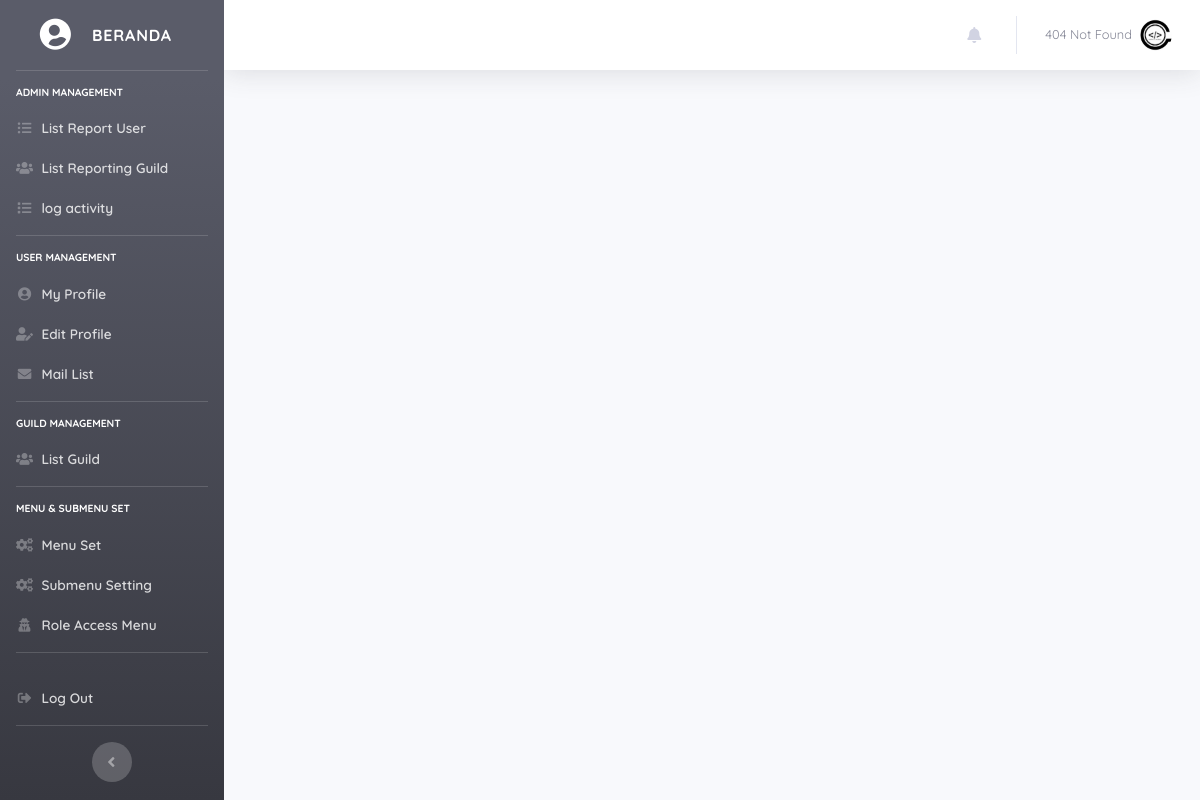
Page /attr/temp/auth_header.php (signed in) on the committed database.
### tables this page shows
CREATE TABLE `guild_info_member` (
  `id_user` int(11) NOT NULL,
  `full_name` varchar(250) NOT NULL,
  `username` varchar(200) NOT NULL,
  `password` varchar(250) NOT NULL,
  `role` int(1) NOT NULL,
  `email` varchar(155) NOT NULL,
  `biografi` text NOT NULL,
  `foto_profil` varchar(250) NOT NULL,
  `tgl_join` date NOT NULL,
  `is_aktif` int(1) NOT NULL,
  `guild_id` int(11) NOT NULL,
  `gender` int(1) NOT NULL,
  `tgl_lahir` date NOT NULL
);

CREATE TABLE `menu` (
  `id_menu` int(11) NOT NULL,
  `menu` varchar(250) NOT NULL
);

CREATE TABLE `sub_menu` (
  `id` int(11) NOT NULL,
  `menu_id` int(11) NOT NULL,
  `title` varchar(250) NOT NULL,
  `url` varchar(250) NOT NULL,
  `is_aktif` int(1) NOT NULL,
  `icon` varchar(250) NOT NULL
);

### config/config.php (called while the page is built, shortened)
<?php
$hostname = 'localhost';
$username = 'root';
$pass = '';
$dbname = 'guild';
$conn = mysqli_connect($hostname,$username,$pass,$dbname);
function query($query) {
    global $conn;
    $result = mysqli_query($conn, $query);
    $rows   = [];
    while ($row = mysqli_fetch_assoc($result)) {
        $rows[] = $row;
    }
    return $rows;
}
?>

### attr/temp/auth_header.php (the view, shortened to what this page needs)
<?php
require_once '../../config/config.php';
$guild_session = $_SESSION['log_'];
$data_query = "SELECT * FROM guild_info_member INNER JOIN guild_role ON guild_role.id_role = guild_info_member.role WHERE username = '$guild_session' or email = '$guild_session'";
$query    = mysqli_query($conn,$data_query);
$detail = mysqli_fetch_assoc($query);
?>
<!DOCTYPE html>
<html lang="id">
<head>
  <link
    href="<?= base_url;?>/assets/vendor/fontawesome-free/css/all.min.css"
    rel="stylesheet" type="text/css">
  <link href="<?= base_url;?>/assets/css/sb-admin-2.css"
    rel="stylesheet">
  <link href="<?= base_url;?>/assets/css/style.css" rel="stylesheet">
  <link
    href="<?= base_url;?>/assets/vendor/lightbox/css/lightbox.min.css"
    rel="stylesheet">
</head>
<body id="page-top">
  <?php foreach($query as $row): ?>
  <div id="wrapper">
    <ul class="navbar-main navbar-nav bg-gradient-dark sidebar sidebar-dark accordion navbar-dark"
      id="accordionSidebar">
      <a class="sidebar-brand d-flex align-items-center justify-content-center" href="?mod=home">
        <div class="sidebar-brand-icon rotate-n-15">
          <i class="fa fa-user-circle fa-fw" aria-hidden="true"></i>
        </div>
        <div class="sidebar-brand-text mx-3">Beranda</div>
      </a>
      <hr class="sidebar-divider">
      <?php
      $id_role = $detail['id_role'];
      $queryMenu = "SELECT menu.id_menu , menu.menu FROM menu JOIN access_menu ON  menu.id_menu = access_menu.id_menu WHERE access_menu.id_role  = '$id_role' ORDER BY access_menu.id_menu ASC ";
      $tampilkanMenu = mysqli_query($conn,$queryMenu);
      ?>
      <?php foreach($tampilkanMenu as $m) : ?>
      <div class="sidebar-heading display-4 text-white">
        <?= $m['menu']; ?>
      </div>
      <?php
      $menuId = $m['id_menu'];
      $querySubMenu = "SELECT * FROM sub_menu WHERE menu_id = '$menuId' AND is_aktif =1 ";
      $tampilkanSubMenu = query($querySubMenu);
      ?>
      <?php foreach($tampilkanSubMenu as $sub) : ?>
      <li class="nav-item">
        <a class="nav-link pb-0"
          href="?mod=<?= $sub['url'] ?>">
          <i class="<?= $sub['icon']; ?> fa-fw"
            aria-hidden="true"></i>
          <span><?= $sub['title'] ?></span></a>
      </li>
      <?php endforeach; ?>
      <hr class="sidebar-divider mt-3">
      <?php endforeach; ?>
      <li class="nav-item">
        <a class="nav-link" href="<?= base_url; ?>/attr/auth_out"
          data-toggle="modal" data-target="#logoutModal">
          <i class="fas fa-fw fa-sign-out-alt"></i>
          <span>Log Out</span></a>
      </li>
      <hr class="sidebar-divider d-none d-md-block">
      <div class="text-center d-none d-md-inline">
        <button class="rounded-circle border-0" id="sidebarToggle"></button>
      </div>
    </ul>
    <div id="content-wrapper" class="d-flex flex-column">
      <div id="content">
        <nav class="navbar navbar-expand navbar-light bg-white topbar mb-4 static-top shadow">
          <ul class="navbar-nav ml-auto">
            <?php if($detail['id_role'] === '1') : ?>
            <li class="nav-item dropdown no-arrow mx-1">
              <a class="nav-link dropdown-toggle" href="#" id="alertsDropdown" role="button" data-toggle="dropdown"
                aria-haspopup="true" aria-expanded="false">
                <i class="fas fa-bell fa-fw"></i>
              </a>
            </li>
            <?php endif ?>
            <li class="nav-item dropdown no-arrow">
              <a class="nav-link dropdown-toggle" href="#" id="userDropdown" role="button" data-toggle="dropdown"
                aria-haspopup="true" aria-expanded="false">
                <span class="mr-2 d-lg-inline text-gray-600 small"><?= $detail['full_name']; ?></span>
                <img class="img-profile rounded-circle"
                  src="../../assets/img/user-icon/<?= $detail['foto_profil'] ?>"
                  alt="Profil Saya">
              </a>
            </li>
          </ul>
        </nav>
        <?php endforeach ?>

### rows in the picture
guild_info_member: full_name "404 Not Found", foto_profil (picture)
menu: menu "ADMIN MANAGEMENT"
sub_menu: title "List Report User"
sub_menu: title "List Reporting Guild"
sub_menu: title "log activity"
menu: menu "USER MANAGEMENT"
sub_menu: title "My Profile"
sub_menu: title "Edit Profile"
sub_menu: title "Mail List"
menu: menu "GUILD MANAGEMENT"
sub_menu: title "List Guild"
menu: menu "MENU & SUBMENU SET"
sub_menu: title "Menu Set"
sub_menu: title "Submenu Setting"
sub_menu: title "Role Access Menu"
